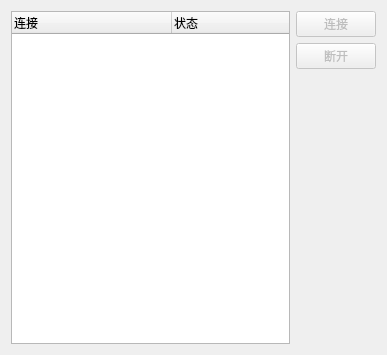
<?xml version="1.0" encoding="UTF-8"?>
<ui version="4.0">
 <class>ByyVRLConnectWidget</class>
 <widget class="QWidget" name="ByyVRLConnectWidget">
  <property name="geometry">
   <rect>
    <x>0</x>
    <y>0</y>
    <width>387</width>
    <height>355</height>
   </rect>
  </property>
  <property name="windowTitle">
   <string>VR-Link连接</string>
  </property>
  <layout class="QHBoxLayout" name="horizontalLayout">
   <item>
    <widget class="QTreeWidget" name="treeWidget">
     <property name="focusPolicy">
      <enum>Qt::ClickFocus</enum>
     </property>
     <attribute name="headerDefaultSectionSize">
      <number>160</number>
     </attribute>
     <column>
      <property name="text">
       <string>连接</string>
      </property>
     </column>
     <column>
      <property name="text">
       <string>状态</string>
      </property>
     </column>
    </widget>
   </item>
   <item>
    <layout class="QVBoxLayout" name="verticalLayout">
     <item>
      <widget class="QPushButton" name="pushButton">
       <property name="enabled">
        <bool>false</bool>
       </property>
       <property name="text">
        <string>连接</string>
       </property>
      </widget>
     </item>
     <item>
      <widget class="QPushButton" name="pushButton_2">
       <property name="enabled">
        <bool>false</bool>
       </property>
       <property name="text">
        <string>断开</string>
       </property>
      </widget>
     </item>
     <item>
      <spacer name="verticalSpacer">
       <property name="orientation">
        <enum>Qt::Vertical</enum>
       </property>
       <property name="sizeHint" stdset="0">
        <size>
         <width>20</width>
         <height>40</height>
        </size>
       </property>
      </spacer>
     </item>
    </layout>
   </item>
  </layout>
 </widget>
 <layoutdefault spacing="6" margin="11"/>
 <resources/>
 <connections/>
</ui>
